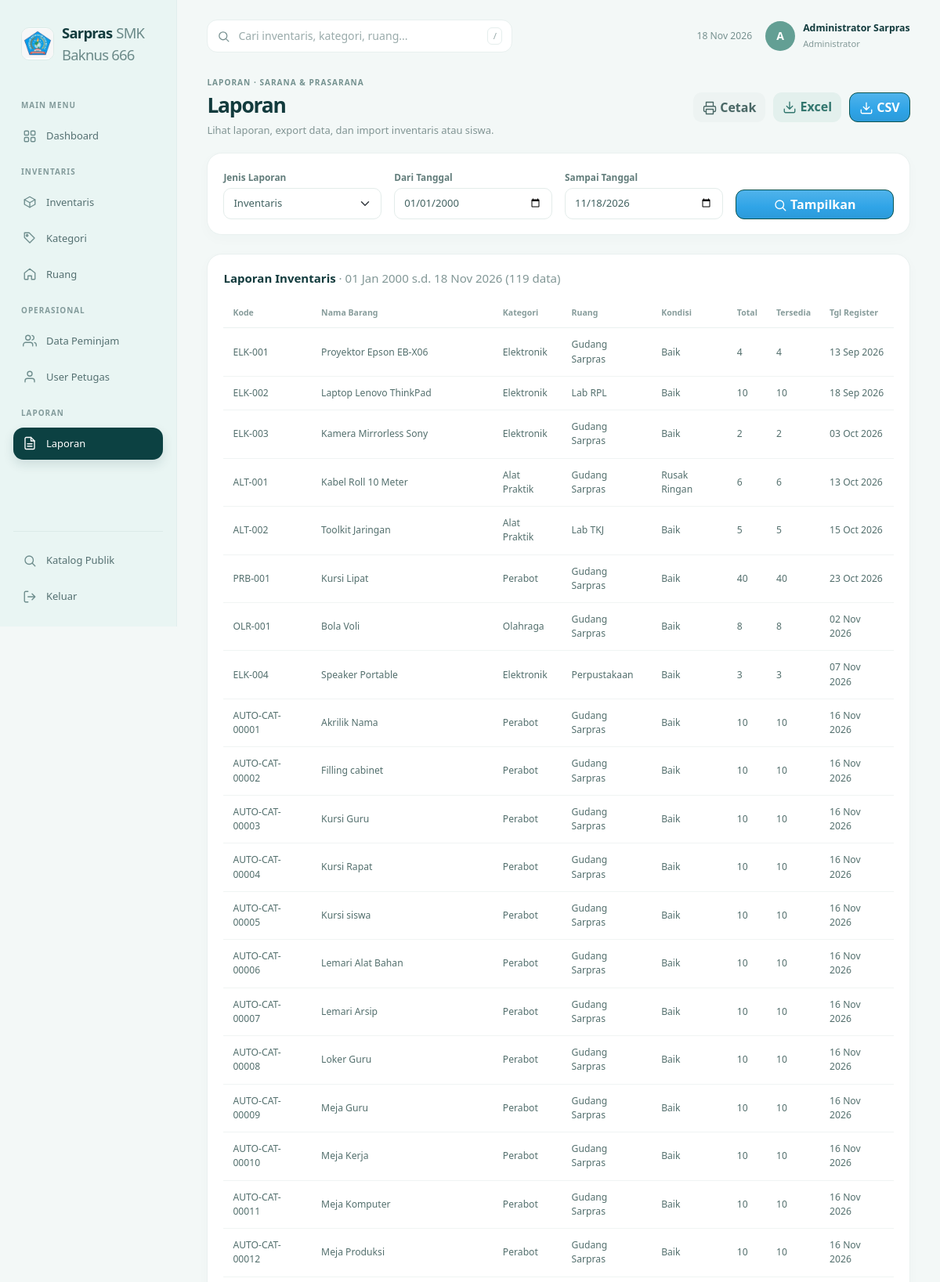
/pages/laporan.php?jenis=inventaris&dari=2000-01-01&sampai=2026-11-18 (signed in, upper part), run on the app's committed database.
### tables this page shows
CREATE TABLE `inventaris` (
  `id_inventaris` int(11) NOT NULL,
  `nama` varchar(100) NOT NULL,
  `kondisi` enum('Baik','Rusak Ringan','Rusak Berat') NOT NULL DEFAULT 'Baik',
  `keterangan` varchar(255) DEFAULT NULL,
  `jumlah` int(11) NOT NULL DEFAULT 1,
  `id_jenis` int(11) NOT NULL,
  `tanggal_register` date NOT NULL,
  `id_ruang` int(11) NOT NULL,
  `kode_inventaris` varchar(30) NOT NULL,
  `foto` varchar(255) DEFAULT NULL,
  `id_petugas` int(11) NOT NULL
);

CREATE TABLE `jenis` (
  `id_jenis` int(11) NOT NULL,
  `nama_jenis` varchar(60) NOT NULL,
  `kode_jenis` varchar(10) NOT NULL,
  `keterangan` varchar(255) DEFAULT NULL
);

CREATE TABLE `ruang` (
  `id_ruang` int(11) NOT NULL,
  `nama_ruang` varchar(60) NOT NULL,
  `kode_ruang` varchar(10) NOT NULL,
  `keterangan` varchar(255) DEFAULT NULL
);

### app/init.php (called while the page is built, shortened)
<?php
spl_autoload_register(function (string $className): void {
    $classFile = __DIR__ . '/' . $className . '.php';
});
require_once __DIR__ . '/helpers.php';

### app/Database.php (called while the page is built, shortened)
<?php
class Database
{
    private static ?PDO $pdo = null;
    public static function conn(): PDO
    {
        return self::$pdo ??= new PDO(
            'mysql:host=' . DB_HOST . ';dbname=' . DB_NAME . ';charset=utf8mb4',
            DB_USER,
            DB_PASS,
            [
                PDO::ATTR_ERRMODE => PDO::ERRMODE_EXCEPTION,
                PDO::ATTR_DEFAULT_FETCH_MODE => PDO::FETCH_ASSOC,
            ]
        );
    }
    public static function q(string $sql, array $p = []): PDOStatement
    {
        $statement = self::conn()->prepare($sql);
        $statement->execute($p);
        return $statement;
    }
    public static function all(string $sql, array $p = []): array
    {
        return self::q($sql, $p)->fetchAll();
    }
}

### app/Report.php (called while the page is built, shortened)
<?php
class Report
{
    public static function inventaris(string $dari, string $sampai): array
    {
        return Database::all(
            'SELECT i.kode_inventaris, i.nama, j.kode_jenis, j.nama_jenis,
                    r.kode_ruang, r.nama_ruang, i.kondisi, i.jumlah,
                    fn_stok_tersedia(i.id_inventaris) AS tersedia,
                    i.tanggal_register, i.keterangan
               FROM inventaris i
               JOIN jenis j ON j.id_jenis=i.id_jenis
               JOIN ruang r ON r.id_ruang=i.id_ruang
              WHERE i.tanggal_register BETWEEN ? AND ?
              ORDER BY i.tanggal_register, i.kode_inventaris',
            [$dari, $sampai]
        );
    }
}

### pages/laporan.php (the view, shortened to what this page needs)
<?php
require __DIR__ . '/../app/init.php';
$reportType = ($_GET['jenis'] ?? 'peminjaman') === 'inventaris' ? 'inventaris' : 'peminjaman';
$startDate = $_GET['dari'] ?? date('Y-m-01');
$endDate = $_GET['sampai'] ?? date('Y-m-d');
$reportRows = $reportType === 'peminjaman'
    ? Report::peminjaman($startDate, $endDate)
    : Report::inventaris($startDate, $endDate);
$reportQuery = http_build_query([
    'jenis' => $reportType,
    'dari' => $startDate,
    'sampai' => $endDate,
]);
$actions = '<button class="btn btn-grey-soft" onclick="window.print()">' . icon('print', 18) . ' Cetak</button>'
         . '<a class="btn btn-blue-soft" href="' . url("pages/export.php?$reportQuery&format=xls") . '">' . icon('download', 18) . ' Excel</a>'
         . '<a class="btn btn-primary" href="' . url("pages/export.php?$reportQuery&format=csv") . '">' . icon('download', 18) . ' CSV</a>';
require __DIR__ . '/../includes/header.php';
?>
<form method="get" class="panel panel-white mb-4 no-print">
  <div class="row g-3 align-items-end">
    <div class="col-md-3">
      <label class="form-label">Jenis Laporan</label>
      <select name="jenis" class="form-select">
        <option value="inventaris" <?= $reportType === 'inventaris' ? 'selected' : '' ?>>Inventaris</option>
      </select>
    </div>
    <div class="col-md-3">
      <label class="form-label">Dari Tanggal</label>
      <input type="date" name="dari" class="form-control" value="<?= e($startDate) ?>" required>
    </div>
    <div class="col-md-3">
      <label class="form-label">Sampai Tanggal</label>
      <input type="date" name="sampai" class="form-control" value="<?= e($endDate) ?>" required>
    </div>
    <div class="col-md-3"><button class="btn btn-primary w-100"><?= icon('search', 18) ?> Tampilkan</button></div>
  </div>
</form>
<div class="panel panel-mint mb-4 print-area">
  <div class="panel-title no-print">
    Laporan <?= ucfirst($reportType) ?>
    <span class="text-muted fw-normal">· <?= tgl($startDate) ?> s.d. <?= tgl($endDate) ?> (<?= count($reportRows) ?> data)</span>
  </div>
  <div class="table-responsive">
    <table class="tbl">
      <?php if ($reportType === 'peminjaman'): ?>
        <thead><tr><th>ID</th><th>Tgl Pinjam</th><th>Peminjam</th><th>Jabatan</th><th>Barang</th><th>Unit</th><th>Batas</th><th>Kembali</th><th>Status</th></tr></thead>
        <tbody>
        <?php foreach ($reportRows as $row): ?>
          <tr>
            <td>#<?= str_pad($row['id_peminjaman'], 5, '0', STR_PAD_LEFT) ?></td>
            <td><?= tgl($row['tanggal_pinjam']) ?></td>
            <td><?= e($row['nama_pegawai']) ?><br><small class="text-muted"><?= e($row['nip']) ?></small></td>
            <td><?= e($row['jabatan']) ?></td>
            <td><?= e($row['barang']) ?></td>
            <td><?= $row['total_unit'] ?></td>
            <td><?= tgl($row['batas_kembali']) ?></td>
            <td><?= tgl($row['tanggal_kembali']) ?></td>
            <td><?= $row['status_peminjaman'] === 'Dipinjam' ? '<span class="st st-warn">Dipinjam</span>' : '<span class="st st-ok">Dikembalikan</span>' ?></td>
          </tr>
        <?php endforeach ?>
        </tbody>
      <?php else: ?>
        <thead><tr><th>Kode</th><th>Nama Barang</th><th>Kategori</th><th>Ruang</th><th>Kondisi</th><th>Total</th><th>Tersedia</th><th>Tgl Register</th></tr></thead>
        <tbody>
        <?php foreach ($reportRows as $row): ?>
          <tr>
            <td><?= e($row['kode_inventaris']) ?></td>
            <td><?= e($row['nama']) ?></td>
            <td><?= e($row['nama_jenis']) ?></td>
            <td><?= e($row['nama_ruang']) ?></td>
            <td><?= e($row['kondisi']) ?></td>
            <td><?= $row['jumlah'] ?></td>
            <td><?= $row['tersedia'] ?></td>
            <td><?= tgl($row['tanggal_register']) ?></td>
          </tr>
        <?php endforeach ?>
        </tbody>
      <?php endif ?>
    </table>
  </div>
</div>
<?php require __DIR__ . '/../includes/footer.php'; ?>

### assets/css/style.css (style rules this page uses)
:root { --coral: #ff7f7f; --coral-d: #f26a6a; --coral-l: #ffe3e1; --mint: #eef2ea; --blue: #f1f5f6; --peach: #fdf3f1; --gray: #f5f6f9; --ink: #101a33; --maroon: #4b1f1f; --muted: #8a93a6; --ok: #1f9d6b; --warn: #f0a030; --bad: #ef5f5f; --bs-primary: #ff7f7f; --bs-primary-rgb: 255, 127, 127; --bs-link-color: #e0615f; --bs-link-hover-color: #c94a4a; --bs-link-color-rgb: 224, 97, 95; --bs-link-hover-color-rgb: 201, 74, 74; }
* { -webkit-font-smoothing: antialiased; }
body { font-family: "Poppins", "Segoe UI", system-ui, -apple-system, Roboto, sans-serif; background: linear-gradient(160deg, #bcc4d0 0%, #e8ebf1 100%) fixed; color: #2a3350; min-height: 100vh; padding: 28px; font-size: .92rem; }
.panel { border-radius: 22px; padding: 20px 22px; }
.panel-white { background: #fff; border: 1px solid #eef0f3; box-shadow: 0 2px 10px rgba(30, 40, 70, .03); }
.panel-mint { background: var(--mint); }
.panel-title { font-size: 1.12rem; font-weight: 500; color: var(--ink); margin-bottom: 14px; }
.tbl { width: 100%; border-collapse: separate; border-spacing: 0 8px; }
.tbl th { font-size: .76rem; font-weight: 500; color: #596378; padding: 0 14px 2px; white-space: nowrap; }
.tbl td { background: #fff; padding: 12px 14px; vertical-align: middle; font-size: .84rem; color: #3b4660; }
.tbl td:first-child { border-radius: 14px 0 0 14px; }
.tbl td:last-child { border-radius: 0 14px 14px 0; }
.btn { border-radius: 12px; font-weight: 500; }
.btn-primary { --bs-btn-bg: #ff7f7f; --bs-btn-border-color: #ff7f7f; --bs-btn-color: #fff; --bs-btn-hover-bg: #f26a6a; --bs-btn-hover-border-color: #f26a6a; --bs-btn-hover-color: #fff; --bs-btn-active-bg: #e95b5b; --bs-btn-active-border-color: #e95b5b; --bs-btn-active-color: #fff; --bs-btn-disabled-bg: #ff7f7f; --bs-btn-disabled-border-color: #ff7f7f; --bs-btn-focus-shadow-rgb: 255, 127, 127; }
.btn-blue-soft { background: #dff0ff; color: #2a7de1; border: 0; }
.btn-grey-soft { background: #e9ecf1; color: #4a5468; border: 0; }
.form-control, .form-select { border-radius: 12px; border-color: #e2e6ec; background-color: #fff; }
.form-label { font-size: .8rem; color: #596378; margin-bottom: 4px; }
body.app-modern { --dash-ink: #123b3d; --dash-muted: #82999a; --dash-line: #e8f0ef; margin: 0; padding: 0; min-height: 100vh; color: #426261; background: #f3f8f7; font-size: .88rem; }
.app-modern .panel { padding: 19px 20px; border: 1px solid #eaf1f0; border-radius: 19px; box-shadow: 0 5px 17px rgba(26,73,71,.025); }
.app-modern .panel-white, .app-modern .panel-mint, .app-modern .panel-blue, .app-modern .panel-peach, .app-modern .panel-gray { background: #fff; }
.app-modern .panel-title { color: var(--dash-ink); font-size: .94rem; font-weight: 650; }
.app-modern .text-muted { color: #829796 !important; }
.app-modern .btn { border-radius: 11px; font-weight: 550; }
.app-modern .btn-primary { --bs-btn-bg: #0c5552; --bs-btn-border-color: #0c5552; --bs-btn-hover-bg: #0a4442; --bs-btn-hover-border-color: #0a4442; --bs-btn-active-bg: #083c3a; --bs-btn-active-border-color: #083c3a; --bs-btn-focus-shadow-rgb: 12, 85, 82; }
.app-modern .btn-blue-soft { background: #e3f0ed; color: #33776f; }
.app-modern .btn-grey-soft { background: #edf3f2; color: #496765; }
.app-modern .tbl { border-spacing: 0; }
.app-modern .tbl th { padding: 11px 12px; color: #879c9b; border-bottom: 1px solid #eaf1f0; font-size: .66rem; font-weight: 650; }
.app-modern .tbl td { padding: 12px; color: #536f6d; border-bottom: 1px solid #f0f4f3; background: transparent; font-size: .76rem; }
.app-modern .tbl td:first-child, .app-modern .tbl td:last-child { border-radius: 0; }
.app-modern .form-control, .app-modern .form-select { min-height: 40px; border-color: #e3ecea; border-radius: 10px; color: #426261; font-size: .82rem; }
.app-modern .form-label { color: #627d7b; font-size: .74rem; font-weight: 550; }

### data on the page
inventaris: kode_inventaris "ELK-001", nama "Proyektor Epson EB-X06", id_jenis.nama_jenis "Elektronik", id_ruang.nama_ruang "Gudang Sarpras", kondisi "Baik", jumlah "4", tersedia "4", tanggal_register "13 Sep 2026"
inventaris: kode_inventaris "ELK-002", nama "Laptop Lenovo ThinkPad", id_jenis.nama_jenis "Elektronik", id_ruang.nama_ruang "Lab RPL", kondisi "Baik", jumlah "10", tersedia "10", tanggal_register "18 Sep 2026"
inventaris: kode_inventaris "ELK-003", nama "Kamera Mirrorless Sony", id_jenis.nama_jenis "Elektronik", id_ruang.nama_ruang "Gudang Sarpras", kondisi "Baik", jumlah "2", tersedia "2", tanggal_register "03 Oct 2026"
inventaris: kode_inventaris "ALT-001", nama "Kabel Roll 10 Meter", id_jenis.nama_jenis "Alat Praktik", id_ruang.nama_ruang "Gudang Sarpras", kondisi "Rusak Ringan", jumlah "6", tersedia "6", tanggal_register "13 Oct 2026"
inventaris: kode_inventaris "ALT-002", nama "Toolkit Jaringan", id_jenis.nama_jenis "Alat Praktik", id_ruang.nama_ruang "Lab TKJ", kondisi "Baik", jumlah "5", tersedia "5", tanggal_register "15 Oct 2026"
inventaris: kode_inventaris "PRB-001", nama "Kursi Lipat", id_jenis.nama_jenis "Perabot", id_ruang.nama_ruang "Gudang Sarpras", kondisi "Baik", jumlah "40", tersedia "40", tanggal_register "23 Oct 2026"
inventaris: kode_inventaris "OLR-001", nama "Bola Voli", id_jenis.nama_jenis "Olahraga", id_ruang.nama_ruang "Gudang Sarpras", kondisi "Baik", jumlah "8", tersedia "8", tanggal_register "02 Nov 2026"
inventaris: kode_inventaris "ELK-004", nama "Speaker Portable", id_jenis.nama_jenis "Elektronik", id_ruang.nama_ruang "Perpustakaan", kondisi "Baik", jumlah "3", tersedia "3", tanggal_register "07 Nov 2026"
inventaris: kode_inventaris "AUTO-CAT-00001", nama "Akrilik Nama", id_jenis.nama_jenis "Perabot", id_ruang.nama_ruang "Gudang Sarpras", kondisi "Baik", jumlah "10", tersedia "10", tanggal_register "16 Nov 2026"
inventaris: kode_inventaris "AUTO-CAT-00002", nama "Filling cabinet", id_jenis.nama_jenis "Perabot", id_ruang.nama_ruang "Gudang Sarpras", kondisi "Baik", jumlah "10", tersedia "10", tanggal_register "16 Nov 2026"
inventaris: kode_inventaris "AUTO-CAT-00003", nama "Kursi Guru", id_jenis.nama_jenis "Perabot", id_ruang.nama_ruang "Gudang Sarpras", kondisi "Baik", jumlah "10", tersedia "10", tanggal_register "16 Nov 2026"
inventaris: kode_inventaris "AUTO-CAT-00004", nama "Kursi Rapat", id_jenis.nama_jenis "Perabot", id_ruang.nama_ruang "Gudang Sarpras", kondisi "Baik", jumlah "10", tersedia "10", tanggal_register "16 Nov 2026"
inventaris: kode_inventaris "AUTO-CAT-00005", nama "Kursi siswa", id_jenis.nama_jenis "Perabot", id_ruang.nama_ruang "Gudang Sarpras", kondisi "Baik", jumlah "10", tersedia "10", tanggal_register "16 Nov 2026"
inventaris: kode_inventaris "AUTO-CAT-00006", nama "Lemari Alat Bahan", id_jenis.nama_jenis "Perabot", id_ruang.nama_ruang "Gudang Sarpras", kondisi "Baik", jumlah "10", tersedia "10", tanggal_register "16 Nov 2026"
inventaris: kode_inventaris "AUTO-CAT-00007", nama "Lemari Arsip", id_jenis.nama_jenis "Perabot", id_ruang.nama_ruang "Gudang Sarpras", kondisi "Baik", jumlah "10", tersedia "10", tanggal_register "16 Nov 2026"
inventaris: kode_inventaris "AUTO-CAT-00008", nama "Loker Guru", id_jenis.nama_jenis "Perabot", id_ruang.nama_ruang "Gudang Sarpras", kondisi "Baik", jumlah "10", tersedia "10", tanggal_register "16 Nov 2026"
inventaris: kode_inventaris "AUTO-CAT-00009", nama "Meja Guru", id_jenis.nama_jenis "Perabot", id_ruang.nama_ruang "Gudang Sarpras", kondisi "Baik", jumlah "10", tersedia "10", tanggal_register "16 Nov 2026"
inventaris: kode_inventaris "AUTO-CAT-00010", nama "Meja Kerja", id_jenis.nama_jenis "Perabot", id_ruang.nama_ruang "Gudang Sarpras", kondisi "Baik", jumlah "10", tersedia "10", tanggal_register "16 Nov 2026"
inventaris: kode_inventaris "AUTO-CAT-00011", nama "Meja Komputer", id_jenis.nama_jenis "Perabot", id_ruang.nama_ruang "Gudang Sarpras", kondisi "Baik", jumlah "10", tersedia "10", tanggal_register "16 Nov 2026"
inventaris: kode_inventaris "AUTO-CAT-00012", nama "Meja Produksi", id_jenis.nama_jenis "Perabot", id_ruang.nama_ruang "Gudang Sarpras", kondisi "Baik", jumlah "10", tersedia "10", tanggal_register "16 Nov 2026"

### other printed values
$group "MAIN MENU"
$label "Dashboard"
$group "INVENTARIS"
$label "Inventaris"
$label "Kategori"
$label "Ruang"
$group "OPERASIONAL"
$label "Data Peminjam"
$label "User Petugas"
$group "LAPORAN"
$label "Laporan"
substr($user['nama'], 0, 1) "A"
$user['nama'] "Administrator Sarpras"
$user['level'] "Administrator"
$title "LAPORAN"
